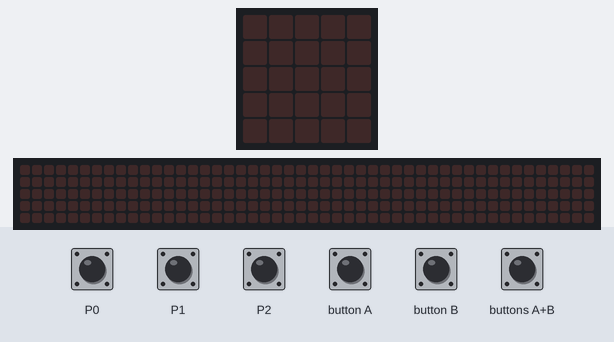
A program run on a simulated BBC micro:bit (MakeCode). Shown: the board's 5×5 LED display, a strip that is not on the board, showing the scrolling text unrolled. The test bench sets the inputs (shaded band). Random numbers come from a fixed seed; the 48×5 strip is a reading aid, not a part: it shows the text the display is scrolling, unrolled, one strip-width of it at a time.

Above: at 1.2 s.
1.3 s: touch pin P1 pressed for 0.15 s
At 2.4 s:
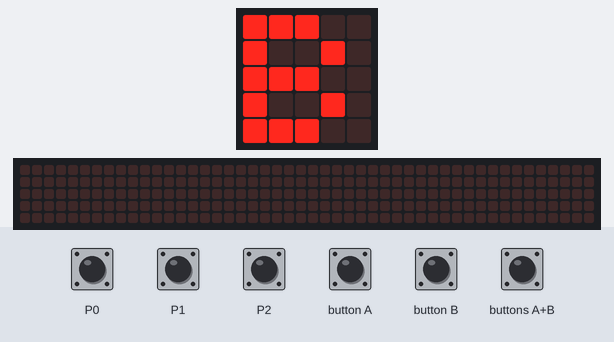
4.4 s: touch pin P2 pressed for 0.15 s
7.5 s: touch pin P0 pressed for 0.15 s
At 9.82 s:
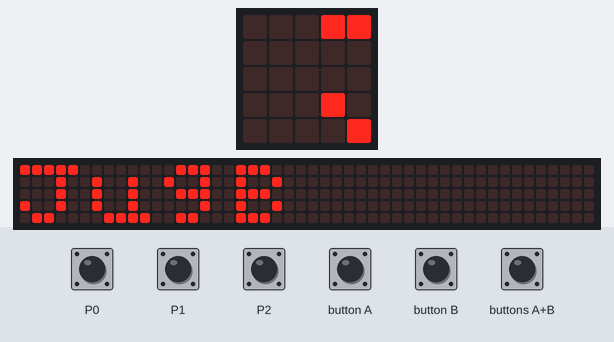
13.6 s: buttons A+B pressed for 0.15 s
At 14.4 s:
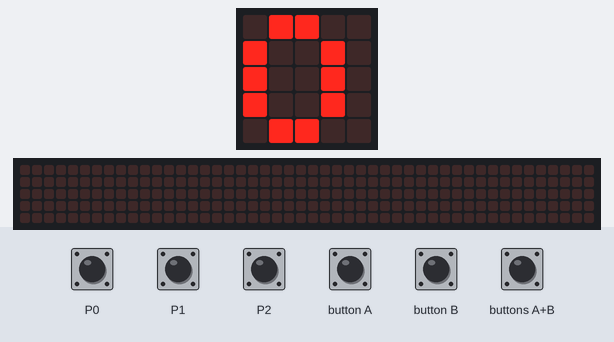
16.7 s: touch pin P1 pressed 2 times (0.12 s each, 0.3 s apart)
At 22.12 s:
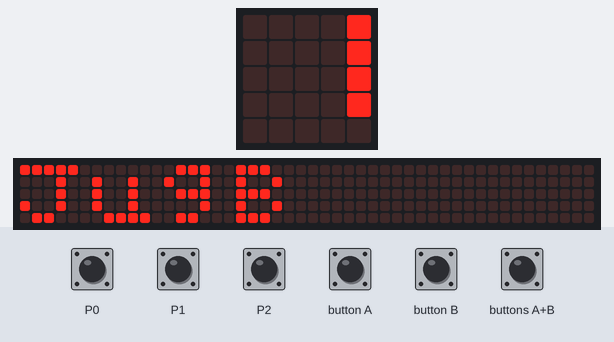

The program:

main.ts
```typescript
input.onPinPressed(TouchPin.P0, function () {
    if (puntA < 4 && puntB < 4) {
        for (let index = 0; index <= 2; index++) {
            basic.showNumber(index + 1)
            basic.pause(1000)
        }
        basic.clearScreen()
        basic.pause(randint(3000, 6000))
        game_started = true
        basic.showIcon(IconNames.Heart)
        inicio = input.runningTime()
    }
    if (puntA == 4) {
        basic.showString("Ganador A")
        basic.showString("Game Over")
    }
    if (puntB == 4) {
        basic.showString("Ganador B")
        basic.showString("Game Over")
    }
})
input.onPinPressed(TouchPin.P2, function () {
    if (game_started) {
        game_started = false
        basic.showString("WinB")
        puntB += 1
        muestratiempo()
    } else {
        basic.showString("A")
        puntA += 1
    }
    muestrspuntos()
})
function muestrspuntos () {
    basic.pause(500)
    basic.clearScreen()
    basic.showString("JugA")
    basic.showNumber(puntA)
    basic.pause(1000)
    basic.clearScreen()
    basic.showString("JugB")
    basic.showNumber(puntB)
    basic.pause(1000)
    basic.clearScreen()
}
input.onButtonPressed(Button.AB, function () {
    puntA = 0
    puntB = 0
})
input.onPinPressed(TouchPin.P1, function () {
    if (game_started) {
        game_started = false
        basic.showString("WinA")
        puntA += 1
        muestratiempo()
    } else {
        basic.showString("B")
        puntB += 1
    }
    muestrspuntos()
})
function muestratiempo () {
    basic.clearScreen()
    tiempo = input.runningTime() - inicio
    basic.showNumber(Math.idiv(tiempo, 1000))
    basic.showString("s")
    basic.pause(1000)
    basic.clearScreen()
}
let tiempo = 0
let inicio = 0
let game_started = false
let puntB = 0
let puntA = 0
puntA = 0
puntB = 0
```

test.ts
```typescript
// aquí va el archivo "tests"; esto no se compilará cuando este paquete se utilice como una extensión.
```

Measured:
- after the input at 1.3 s, the display: changes after 0.15 s (image 1)
- what the display in image 1 shows lasts 1.2 s, from 1.5 s to 2.7 s
- what the display in image 3 shows lasts 0.7 s, from 14.0 s to 14.7 s
